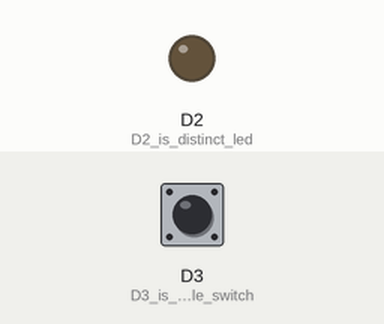
The sketch below on a simulated ESP8266 (NodeMCU). Shown: output pins drawn as LEDs (lit = HIGH). The inputs (shaded band) are chosen by the test bench; at power-on: D3 (D3_is_tactile_switch) HIGH.

Above: at 1.2 s.
1.3 s: D3 (D3_is_tactile_switch) pulled LOW for 0.15 s
At 1.37 s:
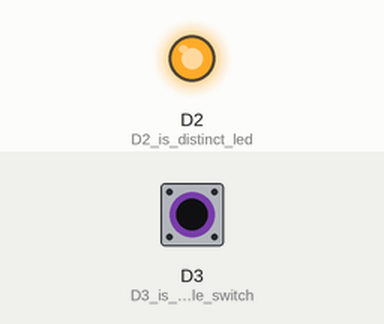
2.9 s: D3 (D3_is_tactile_switch) pulled LOW for 3.2 s
At 7.0 s:
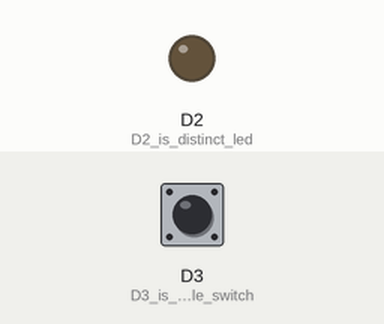
Timing chart, 0 to 8.5 s (numbered marks = the images above; inputs shaded):
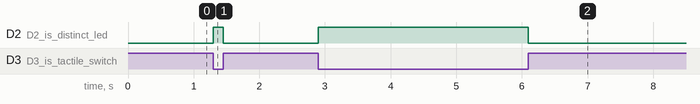

The sketch:

ICTE6_TFAVOUR_P1.ino
```cpp
/*filename: ICTE6_TFAVOUR_P1.ino
Author: Theo Favour
Date: 7/11/24
Description: The LED turns on when the tactile switch is pressed, and turned off when it's released */

int power;

//function implementations
void setup() {
  // put your setup code here, to run once:
  int power = 0;
  pinMode(D2, OUTPUT); //D2 is distinct led
  pinMode(D3, INPUT_PULLUP); //D3 is tactile switch
  attachInterrupt(digitalPinToInterrupt(D3), onoff, CHANGE);  //interrupts the code when D3 (switch) switches from off to on or vice versa
  digitalWrite(D2, LOW);
}

void loop() {
  // put your main code here, to run repeatedly:
  digitalWrite(D2, power);
}

void onoff() { //toggles the power variable which is constantly setting the value of the LED to on or off
  if (power == 0) {
    power = 1;
  } else {
    power = 0;
  }
}
```

Measured:
- after the input at 1.3 s, D2 (D2_is_distinct_led): LOW → HIGH at once, → LOW 0.15 s later
- after the input at 2.9 s, D2 (D2_is_distinct_led): LOW → HIGH at once, → LOW 3.2 s later
